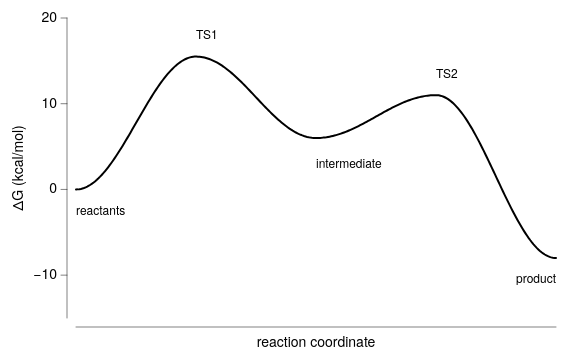

Write the Vega-Lite specification saved for this chart.
### Vega-Lite specification from a JSON file in a GitHub repository (floating-point values rounded to 4 significant figures; data arrays with more than 128 entries replaced by an {"elided": "..."} marker saying what was removed)
{"background": null, "config": {"arc": {"fill": "#DBDBDB", "fillOpacity": 1.0, "innerRadius": 37.5, "padAngle": 0.03, "stroke": "black", "strokeOpacity": 1, "strokeWidth": 0.25}, "area": {"fill": "#DBDBDB", "fillOpacity": 1.0, "stroke": "black", "strokeOpacity": 1, "strokeWidth": 0.25}, "axis": {"domain": true, "domainCap": "round", "domainColor": "black", "domainWidth": 0.25, "grid": false, "gridCap": "round", "gridColor": "#F1F1F1", "gridDash": [0, 0], "gridOpacity": 1.0, "gridWidth": 0.25, "labelColor": "black", "labelFont": "Helvetica Neue", "labelFontSize": 7, "labelFontStyle": "normal", "labelFontWeight": 400, "offset": 4.5, "ticks": true, "tickCap": "round", "tickColor": "black", "tickRound": false, "tickSize": 3, "tickWidth": 0.25, "titleColor": "black", "titleFont": "Helvetica Neue", "titleFontSize": 7, "titleFontStyle": "normal", "titleFontWeight": 400}, "axisX": {"domain": true, "labelAlign": "center", "labelAngle": 0, "labels": true, "ticks": true, "translate": 0}, "axisY": {"domain": true, "labelAlign": "right", "labelAngle": 0, "labels": true, "ticks": true, "translate": 0}, "axisRight": {"domain": true, "labelAlign": "left", "labelAngle": 0, "labels": true, "ticks": true, "translate": 0}, "axisTop": {"domain": true, "labelAlign": "center", "labelAngle": 0, "labels": true, "ticks": true, "translate": 0}, "axisBand": {"tickOffset": 0}, "bar": {"fill": "#DBDBDB", "fillOpacity": 1.0, "stroke": "black", "strokeOpacity": 1, "strokeWidth": 0.25}, "boxplot": {"size": 13.5, "ticks": {"cornerRadius": 0.25, "fill": "black", "opacity": 1, "size": 6.75, "thickness": 0.25}, "box": {"fillOpacity": 1.0, "stroke": "black", "strokeOpacity": 1, "strokeWidth": 0.25}, "median": {"cornerRadius": 0, "fill": "black", "fillOpacity": 1.0, "opacity": 1, "size": 13.5, "thickness": 0.25}, "rule": {"fill": "black", "fillOpacity": 1.0, "size": 15.0, "stroke": "black", "strokeDash": [0, 0], "strokeOpacity": 1, "strokeWidth": 0.25}, "outliers": {"color": "black", "fill": "black", "fillOpacity": 1.0, "size": 0, "stroke": "black", "strokeOpacity": 1, "strokeWidth": 0.25}}, "circle": {"fill": "black", "fillOpacity": 1.0, "size": 0.75, "stroke": null, "strokeOpacity": 1, "strokeWidth": 0.25}, "errorband": {"band": {"fillOpacity": 0.6, "stroke": null, "strokeWidth": 0.25, "strokeOpacity": 1}, "borders": {"opacity": 0, "strokeOpacity": 0.25, "strokeWidth": 1}}, "errorbar": {"opacity": 1, "rule": {"strokeDash": [0, 0], "strokeWidth": 0.25}, "ticks": {"color": "black", "cornerRadius": 0.125, "opacity": 1, "size": 9.0, "thickness": 0.25}, "thickness": 0.25}, "font": "Helvetica Neue", "geoshape": {"fill": "#DBDBDB", "fillOpacity": 1.0, "stroke": "black", "strokeOpacity": 1, "strokeWidth": 0.25}, "header": {"labelColor": "black", "labelFont": "Helvetica Neue", "labelFontSize": 7, "labelFontStyle": "normal", "labelFontWeight": 400, "titleColor": "black", "titleFont": "Helvetica Neue", "titleFontSize": 7, "titleFontStyle": "normal", "titleFontWeight": 400, "titlePadding": 0}, "legend": {"disable": false, "offset": 4.5, "titlePadding": 4, "labelOffset": 2, "gradientLabelOffset": 2, "gradientLength": 75.0, "gradientThickness": 7.5, "gradientOpacity": 1.0, "gradientStrokeColor": "black", "gradientStrokeWidth": 0.25, "labelColor": "black", "labelFont": "Helvetica Neue", "labelFontSize": 7, "labelFontStyle": "normal", "labelFontWeight": 400, "strokeColor": "black", "strokeWidth": 0, "symbolSize": 42, "symbolStrokeColor": "black", "symbolStrokeWidth": 0.25, "titleColor": "black", "titleFont": "Helvetica Neue", "titleFontSize": 7, "titleFontStyle": "normal", "titleFontWeight": 400}, "line": {"color": "black", "stroke": "black", "strokeCap": "round", "strokeDash": [0, 0], "strokeOpacity": 1, "strokeWidth": 0.375}, "point": {"filled": true, "fill": "#DBDBDB", "fillOpacity": 1.0, "size": 7.5, "stroke": "black", "strokeOpacity": 1, "strokeWidth": 0.25}, "range": {"category": ["#C6D9F1", "#F1C9CB", "#FEF0B9", "#CEE37A", "#7AA8E0", "#E589A3", "#FDDD5D", "#68B961", "#4177B1", "#C35082", "#E5C227", "#438156"], "diverging": {"scheme": ["#C35082", "#CE6D94", "#D989A7", "#E2A4BA", "#EABFCE", "#F1DBE2", "#F6F6F6", "#D7E0EB", "#B9CBE0", "#9BB6D5", "#7DA1C9", "#5F8CBD", "#4177B1"]}, "heatmap": {"scheme": ["#32022B", "#43044D", "#4C196E", "#4D338C", "#484DA6", "#3A68BB", "#1D83CA", "#1D9CCB", "#23B5C9", "#28CDC5", "#4DE0B4", "#91EE9F"]}, "ordinal": {"scheme": ["#F1F1F1", "#DBDBDB", "#C6C6C6", "#B2B2B2", "#9D9D9D", "#898989", "#767676", "#636363", "#515151", "#404040", "#2F2F2F", "#1F1F1F"]}, "ramp": {"scheme": ["#32022B", "#43044D", "#4C196E", "#4D338C", "#484DA6", "#3A68BB", "#1D83CA", "#1D9CCB", "#23B5C9", "#28CDC5", "#4DE0B4", "#91EE9F"]}}, "rule": {"color": "black", "stroke": "black", "strokeCap": "round", "strokeDash": [2, 2], "strokeOpacity": 1, "strokeWidth": 0.25}, "scale": {"bandPaddingInner": 0.1, "bandPaddingOuter": 0.1, "round": false}, "rect": {"fill": "#DBDBDB", "fillOpacity": 1.0, "stroke": "black", "strokeOpacity": 1, "strokeWidth": 0.25}, "square": {"fill": "#DBDBDB", "fillOpacity": 1.0, "size": 15.0, "stroke": "black", "strokeOpacity": 1, "strokeWidth": 0.25}, "text": {"color": "black", "font": "Helvetica Neue", "fontSize": 7, "fontStyle": "normal", "fontWeight": 400}, "tick": {"color": "black", "cornerRadius": 0.125, "opacity": 1.0, "size": 13.5, "thickness": 0.25}, "title": {"anchor": "middle", "frame": "group", "color": "black", "font": "Helvetica Neue", "fontSize": 7, "fontStyle": "normal", "fontWeight": 400, "subtitleColor": "black", "subtitleFont": "Helvetica Neue", "subtitleFontSize": "Helvetica Neue", "subtitleFontStyle": "normal", "subtitleFontWeight": 400}, "trail": {"color": "black", "opacity": 1, "size": 0.375}, "view": {"continuousWidth": 240, "continuousHeight": 150, "discreteWidth": 240, "discreteHeight": 150, "fill": null, "stroke": null, "strokeWidth": 0.25}}, "layer": [{"data": {"name": "data-2d36b3cbaebd823fa86b183817cd01b9"}, "mark": {"type": "line", "strokeWidth": 1.0}, "encoding": {"x": {"axis": {"labels": false, "ticks": false}, "field": "rc", "title": "reaction coordinate", "type": "quantitative"}, "y": {"field": "G", "scale": {"domain": [-12, 20]}, "title": "ΔG (kcal/mol)", "type": "quantitative"}}}, {"layer": [{"data": {"values": [{"__dysonsphere__": 1}]}, "mark": {"type": "text", "align": "left", "angle": 0, "baseline": "middle", "dx": 0, "dy": 0, "fontSize": 6, "opacity": 1.0}, "encoding": {"text": {"value": "reactants"}, "x": {"datum": 0.0}, "y": {"datum": -2.5}}}, {"data": {"values": [{"__dysonsphere__": 1}]}, "mark": {"type": "text", "align": "left", "angle": 0, "baseline": "middle", "dx": 0, "dy": 0, "fontSize": 6, "opacity": 1.0}, "encoding": {"text": {"value": "TS1"}, "x": {"datum": 1.0}, "y": {"datum": 18.0}}}, {"data": {"values": [{"__dysonsphere__": 1}]}, "mark": {"type": "text", "align": "left", "angle": 0, "baseline": "middle", "dx": 0, "dy": 0, "fontSize": 6, "opacity": 1.0}, "encoding": {"text": {"value": "intermediate"}, "x": {"datum": 2.0}, "y": {"datum": 3.0}}}, {"data": {"values": [{"__dysonsphere__": 1}]}, "mark": {"type": "text", "align": "left", "angle": 0, "baseline": "middle", "dx": 0, "dy": 0, "fontSize": 6, "opacity": 1.0}, "encoding": {"text": {"value": "TS2"}, "x": {"datum": 3.0}, "y": {"datum": 13.5}}}, {"data": {"values": [{"__dysonsphere__": 1}]}, "mark": {"type": "text", "align": "right", "angle": 0, "baseline": "middle", "dx": 0, "dy": 0, "fontSize": 6, "opacity": 1.0}, "encoding": {"text": {"value": "product"}, "x": {"datum": 4.0}, "y": {"datum": -10.5}}}]}], "$schema": "https://vega.github.io/schema/vega-lite/v6.4.1.json", "datasets": {"data-2d36b3cbaebd823fa86b183817cd01b9": {"elided": "300 records"}}}
